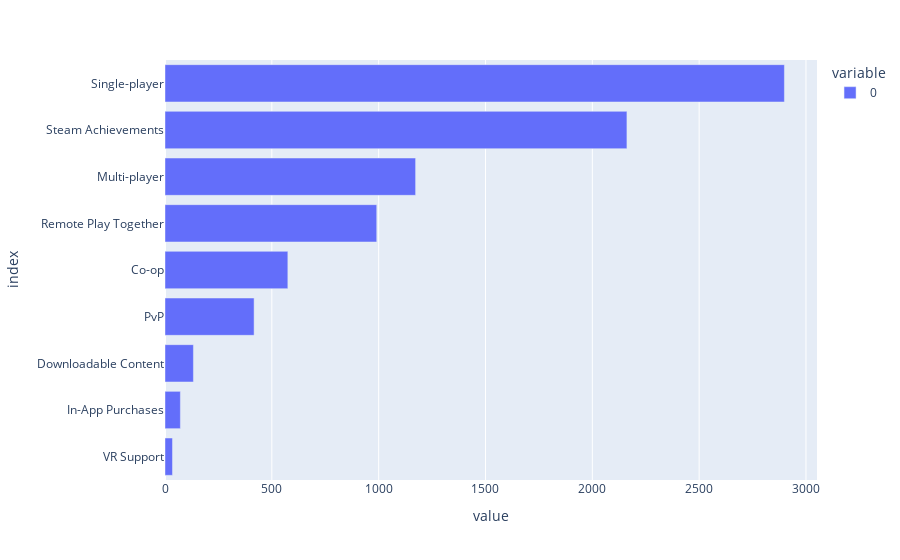

The cell this chart's notebook holds for it:
### Code cell
top_ten = gamedf[gamedf.meta_score > 60].sort_values(by = 'meta_score', ascending=False)
fig = top_ten[cat_cols].sum().sort_values().plot.barh()
fig.show()

### Figure 1 — Plotly figure (JSON) as saved in the notebook; plotly's stock layout.template omitted (floating-point values rounded to 4 significant figures)
{"data": [{"alignmentgroup": "True", "hovertemplate": "variable=0<br>value=%{x}<br>index=%{y}<extra></extra>", "legendgroup": "0", "marker": {"color": "#636efa"}, "name": "0", "offsetgroup": "0", "orientation": "h", "showlegend": true, "textposition": "auto", "type": "bar", "x": [35, 72, 133, 417, 575, 991, 1173, 2162, 2899], "xaxis": "x", "y": ["VR Support", "In-App Purchases", "Downloadable Content", "PvP", "Co-op", "Remote Play Together", "Multi-player", "Steam Achievements", "Single-player"], "yaxis": "y"}], "layout": {"barmode": "relative", "legend": {"title": {"text": "variable"}, "tracegroupgap": 0}, "margin": {"t": 60}, "xaxis": {"anchor": "y", "domain": [0, 1], "title": {"text": "value"}}, "yaxis": {"anchor": "x", "domain": [0, 1], "title": {"text": "index"}}}}
